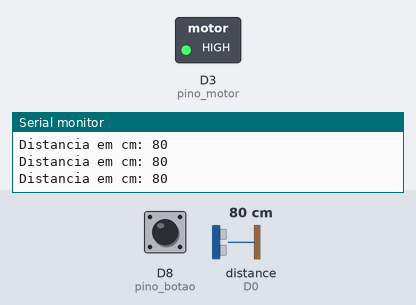
A sketch run on a simulated ESP8266 (NodeMCU). Parts: switched loads named in the sketch (green lamp = pin HIGH), the last lines printed to the serial monitor. Wiring (inferred from the names in the program): ultrasonic range finder: trigger D5; echo D0. The inputs (shaded band) are chosen by the test bench; at power-on: distance to the obstacle (sensor on D0) 80 cm, D8 (pino_botao) LOW. The echo pulse lasts 58.3 µs per cm; pins used as bus, display or sensor lines are not drawn.

Above: at 1.2 s.
1.3 s: distance to the obstacle (sensor on D0) set to 95 cm
2.8 s: distance to the obstacle (sensor on D0) set to 105 cm
At 4.0 s:
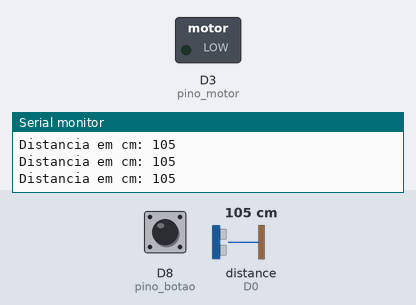
4.5 s: distance to the obstacle (sensor on D0) set to 2 cm
At 4.9 s:
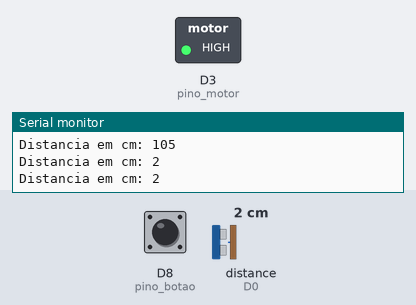
6.0 s: distance to the obstacle (sensor on D0) set to 120 cm
At 6.5 s:
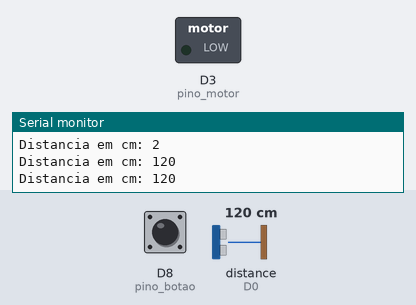
Timing chart, 0 to 8.6 s (numbered marks = the images above; inputs shaded):
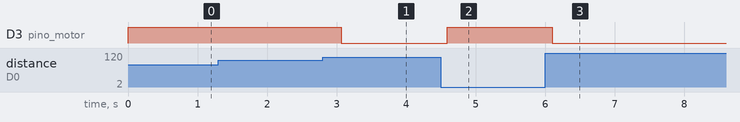

Measured:
- the behaviour switches between 99 and 100 cm on distance to the obstacle (sensor on D0) (found by bisection; images 0 and 1)
- after the input at 2.8 s, D3 (pino_motor): HIGH → LOW after 0.26 s
- after the input at 4.5 s, D3 (pino_motor): LOW → HIGH after 0.09 s
- after the input at 6.0 s, D3 (pino_motor): HIGH → LOW after 0.10 s

The sketch:

Sensor_distancia.ino
```cpp
const int pino_trigger = D5;
const int pino_echo = D0;
const int pino_motor = D3;
const int pino_botao = D8;

bool podeVibrar = true;
bool botaoPressionadoAnterior = false;

void setup() {
  Serial.begin(115200);

  // Configuração dos pinos
  pinMode(pino_echo, INPUT);
  pinMode(pino_trigger, OUTPUT);
  pinMode(pino_botao, INPUT);
  pinMode(pino_motor, OUTPUT);
}

void loop() {
  int statusBotao = digitalRead(pino_botao);

  if (statusBotao == HIGH && !botaoPressionadoAnterior) {
    podeVibrar = !podeVibrar;
    botaoPressionadoAnterior = true;
  } else if (statusBotao == LOW) {
    botaoPressionadoAnterior = false;
  }


  digitalWrite(pino_trigger, LOW);
  delayMicroseconds(2);
  digitalWrite(pino_trigger, HIGH);
  delayMicroseconds(10);
  digitalWrite(pino_trigger, LOW);

  long microsegundos = pulseIn(pino_echo, HIGH);

  uint8_t centimetros = microsegundos / 29 / 2;

  Serial.print("Distancia em cm: ");
  Serial.println(centimetros);


  if (podeVibrar){
    if (centimetros > 0 && centimetros < 100) {
      digitalWrite(pino_motor, HIGH);
    } else {
      digitalWrite(pino_motor, 0);
    }
  } else {
    digitalWrite(pino_motor, 0);
  }

  delay(300);
}
```
